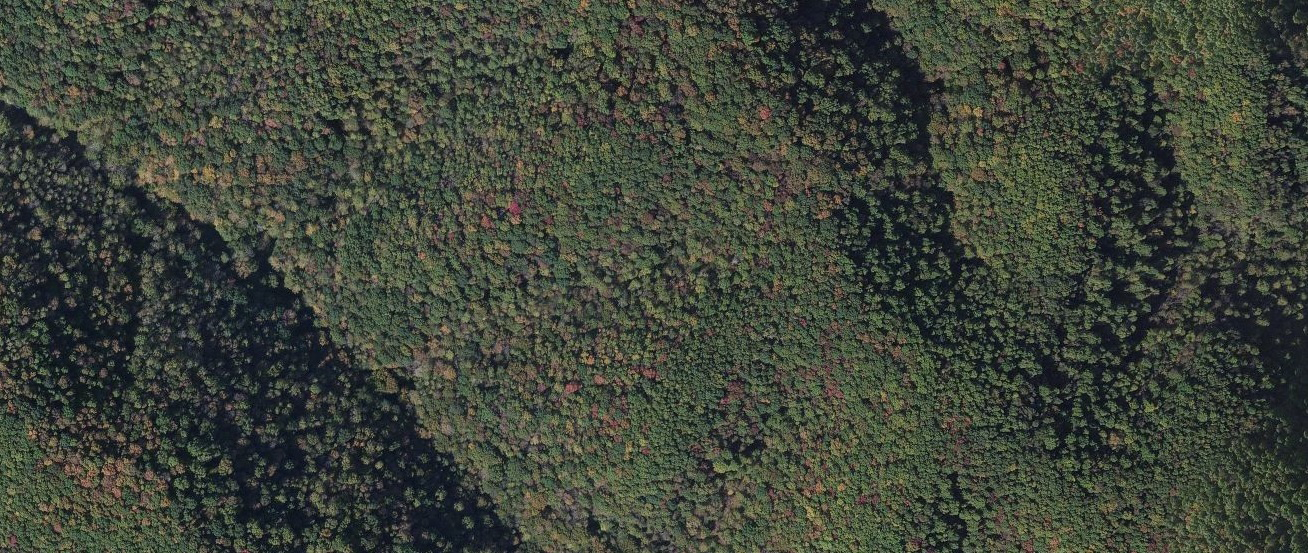
#> input picture code/CNN/Forest/F1.png, 1308 x 553 px; its folder holds only this picture in this run
$ jupyter execute --allow-errors CNN3-BP-Marjolein.ipynb   (shell and % lines are left out)   (Python 2 division)
#> lines starting #> are read from the running program, lines starting #| are printed output that depends on the picture
# Le-Net 1 based architecture

[cell 1]
import matplotlib.pyplot as plt
import numpy as np
from numpy import linalg as lin
import scipy.signal as sig
from PIL import Image
import glob
import matplotlib.cm as cm
import itertools

[cell 2]
########### Load Input ############################################################################################################################
# In this script I used the brightness to determine structures, instead of one RGB color:
# this is determined by: 0.2126*R + 0.7152*G + 0.0722*B
# Source: https://en.wikipedia.org/wiki/Relative_luminance

patchSize=41 # patchsize this must be 48 since our network can only handle this value

# Open forest
Amount_data= len(glob.glob('Forest/F*'))
dataPatchedF=[]
for k in range (0, Amount_data):
    name="Forest/F%d.png" % (k+1)
    img = Image.open(name)
#> img is the input picture: PIL image 1308x553 RGB; mean R, G, B 63.1, 68.8, 58.1
    data=img.convert('RGB')
    data= np.asarray( data, dtype="int32" )
    data=0.2126*data[:,:,0]+0.7152*data[:,:,1]+0.0722*data[:,:,2]
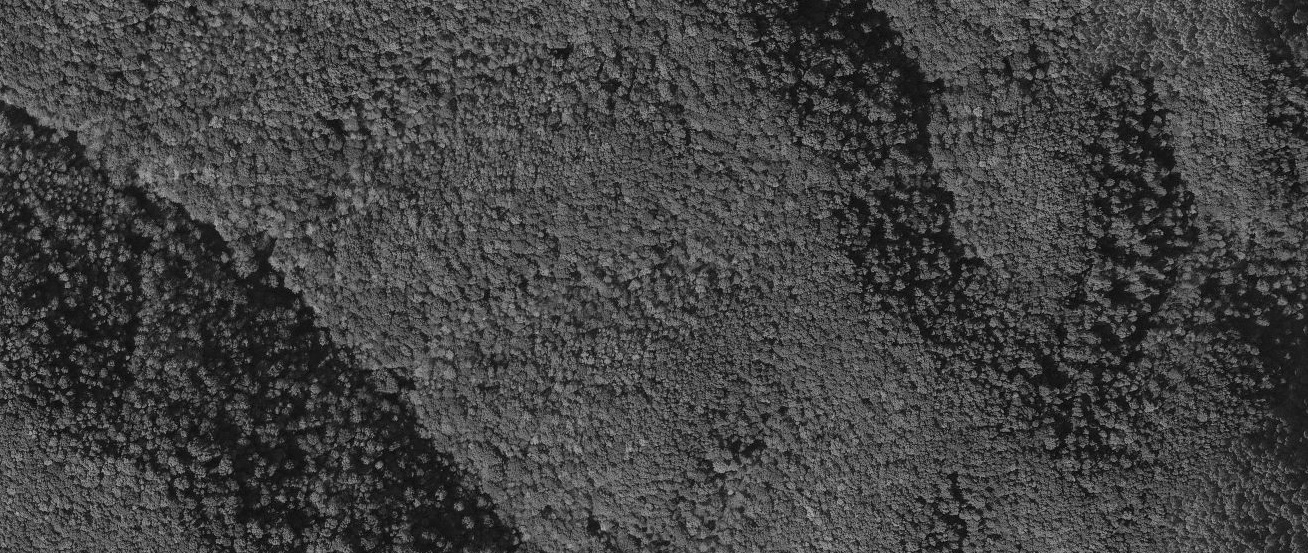
#> data: shape (553, 1308) float64; min 0, max 186.2, mean 66.8
    Yamount=data.shape[0]/patchSize # Counts how many times the windowsize fits in the picture
#> Yamount = 13
    Xamount=data.shape[1]/patchSize # Counts how many times the windowsize fits in the picture
#> Xamount = 31
    dataPatchedF.append(np.array([[data[j*patchSize:(j+1)*patchSize,i*patchSize:(i+1)*patchSize] for i in range(0,Xamount)] for j in range(0,Yamount)]))

# Open city
Amount_data= len(glob.glob('City/C*'))
dataPatchedC=[]
for k in range (0, Amount_data):
    name="City/C%d.png" % (k+1)
    img = Image.open(name)
    data=img.convert('RGB')
    data = np.asarray( data, dtype="int32" )
    data=0.2126*data[:,:,0]+0.7152*data[:,:,1]+0.0722*data[:,:,2]
    Yamount=data.shape[0]/patchSize # Counts how many times the windowsize fits in the picture
    Xamount=data.shape[1]/patchSize # Counts how many times the windowsize fits in the picture
    dataPatchedC.append(np.array([[data[j*patchSize:(j+1)*patchSize,i*patchSize:(i+1)*patchSize] for i in range(0,Xamount)] for j in range(0,Yamount)]))

# Open water
dataPatchedW=[]
Amount_data= len(glob.glob('Water/W*'))
for k in range (0, Amount_data):
    name="Water/W%d.png" % (k+1)
    img = Image.open(name)
    data=img.convert('RGB')
    data = np.asarray( data, dtype="int32" )
    data=0.2126*data[:,:,0]+0.7152*data[:,:,1]+0.0722*data[:,:,2]
    Yamount=data.shape[0]/patchSize # Counts how many times the windowsize fits in the picture
    Xamount=data.shape[1]/patchSize # Counts how many times the windowsize fits in the picture
    dataPatchedW.append(np.array([[data[j*patchSize:(j+1)*patchSize,i*patchSize:(i+1)*patchSize] for i in range(0,Xamount)] for j in range(0,Yamount)]))

#> (a cell that did not finish here is left out)

[cell 4]
########### Functions ############################################################################################################################

# Define Activitation functions, pooling and convolution functions (the rules)

def Sigmoid(x):
    return (1/(1+np.exp(-x)))

def Pool(I,W):
    PoolImg=np.zeros((len(I)/len(W),len(I)/len(W))) # W must fit an integer times into I.
    for i in range(0,len(PoolImg)):
        for j in range(0,len(PoolImg)):
            SelAr=I[i*len(W):(i+1)*len(W),j*len(W):(j+1)*len(W)]
            PoolImg[i,j]=np.inner(SelAr.flatten(),W.flatten()) # Now this is just an inner product since we have vectors
    return PoolImg

# To automatically make Gaussian kernels
def makeGaussian(size, fwhm = 3, center=None):
    x = np.arange(0, size, 1, float)
    y = x[:,np.newaxis]

    if center is None:
        x0 = y0 = size // 2
    else:
        x0 = center[0]
        y0 = center[1]

    return np.exp(-4*np.log(2) * ((x-x0)**2 + (y-y0)**2) / fwhm**2)

# To automatically define pooling nodes
def Pool_node(N):
    s=(N,N)

    return np.ones(s)

[cell 5]
#################### Define pooling layers ###########################################################################
P12=Pool_node(3)
P34=Pool_node(2)

#################### Define Convolution layers #######################################################################

######### First C layer #########
C1=[]

## First Kernel

# Inspiration: http://en.wikipedia.org/wiki/Sobel_operator
# http://stackoverflow.com/questions/9567882/sobel-filter-kernel-of-large-size

Kernel=np.array([[4,3,2,1,0,-1,-2,-3,-4],[5,4,3,2,0,-2,-3,-4,-5], [6,5,4,3,0,-3,-4,-5,-6],[7,6,5,4,0,-4,-5,-6,-7],
            [8,7,6,5,0,-5,-6,-7,-8],[7,6,5,4,0,-4,-5,-6,-7],[6,5,4,3,0,-3,-4,-5,-6],[5,4,3,2,0,-2,-3,-4,-5],
            [4,3,2,1,0,-1,-2,-3,-4]])

C1.append(Kernel)

## Second Kernel
Kernel=np.matrix.transpose(Kernel)
C1.append(Kernel)

## Third Kernel
Kernel=makeGaussian(9,4)
C1.append(Kernel)

## Fourth Kernel
Kernel=makeGaussian(9,1)
C1.append(Kernel)

######### Second C layer #########

# Initialisation, since this layer should be trained!
C2=[]
# Define the number of branches in one row
N_branches=3

for i in range (0, len(C1)):
    Kernel=np.random.rand(N_branches,4,4)
    C2.append(Kernel)

[cell 6]
N_plts=len(C1)
for i in range(0,N_plts):
    plt.subplot(2,N_plts/2,i+1)
    plt.imshow(C1[i])
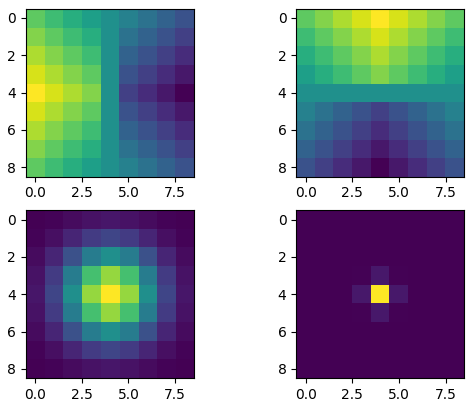
#> figure drawn by matplotlib, 4 panels

[cell 7]
#################### Start training  #######################################################################

# Determines which patch is chosen when
N_F=len(dataPatchedF)
#> N_F = 1
Patches_F=[]
j=0;
for i in range(0,N_F):
    N_ff=dataPatchedF[i].shape[0]*dataPatchedF[i].shape[1]
    Patches_F.append(np.reshape(dataPatchedF[i], (N_ff, patchSize, patchSize)))
    j=j+N_ff
#> after the loop, Patches_F = 1 item; j = 403
N_F=j
#> N_F = 403

N_C=len(dataPatchedC)
Patches_C=[]
j=0;
for i in range(0,N_C):
    N_cc=dataPatchedC[i].shape[0]*dataPatchedC[i].shape[1]
    j=j+N_cc
    Patches_C.append(np.reshape(dataPatchedC[i], (N_cc, patchSize, patchSize)))
#> after the loop, Patches_C = []; j = 0
N_C=j
#> N_C = 0

N_W=len(dataPatchedW)
Patches_W=[]
j=0;
for i in range(0,N_W):
    N_ww=dataPatchedW[i].shape[0]*dataPatchedW[i].shape[1]
    Patches_W.append(np.reshape(dataPatchedW[i], (N_ww, patchSize, patchSize)))
    j=j+N_ww
#> after the loop, Patches_W = []; j = 0
N_W=j
#> N_W = 0

N_total=N_F+N_C+N_W
#> N_total = 403
Sequence = np.arange(N_total)
#> Sequence = 403 values from 0 to 402
Sequence = np.random.permutation(Sequence)
#> Sequence = 403 values, max 402 at index 126, min 0 at index 224, mean 201

# Make patches tractable
Patches_F = list(itertools.chain.from_iterable(Patches_F))
#> Patches_F = 403 items
Patches_F=np.asarray(Patches_F)

Patches_C = list(itertools.chain.from_iterable(Patches_C))
Patches_C=np.asarray(Patches_C)
#> Patches_C = empty array

Patches_W = list(itertools.chain.from_iterable(Patches_W))
Patches_W=np.asarray(Patches_W)
#> Patches_W = empty array

[cell 8]
###### Chooses patch and defines label #####
for PP in range(0,1):
       # 1 has to be changed to the number of training data
    SS=Sequence[PP]
    if SS<N_F:
        Class_label=np.array([1,0,0])
        inputPatch=Patches_F[SS]
    elif (SS>=N_F) and (SS<(N_F+N_C)):
        Class_label=np.array([0,1,0])
        inputPatch=Patches_C[SS-N_F]
    else:
        Class_label=np.array([0,0,1])
        inputPatch=Patches_W[SS-N_F-N_C]
#> this loop made 1 pass
#> (SS, Class_label) on pass 1: (19, [1, 0, 0])
#> pass 1, `inputPatch=Patches_F[SS]`:
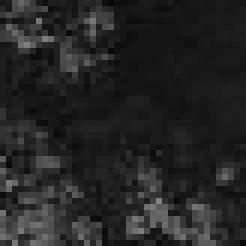
#> inputPatch: shape (41, 41) float64 (shown 6 times larger); min 6.15, max 130.4, mean 37.2

    ### Layer 1 ###
